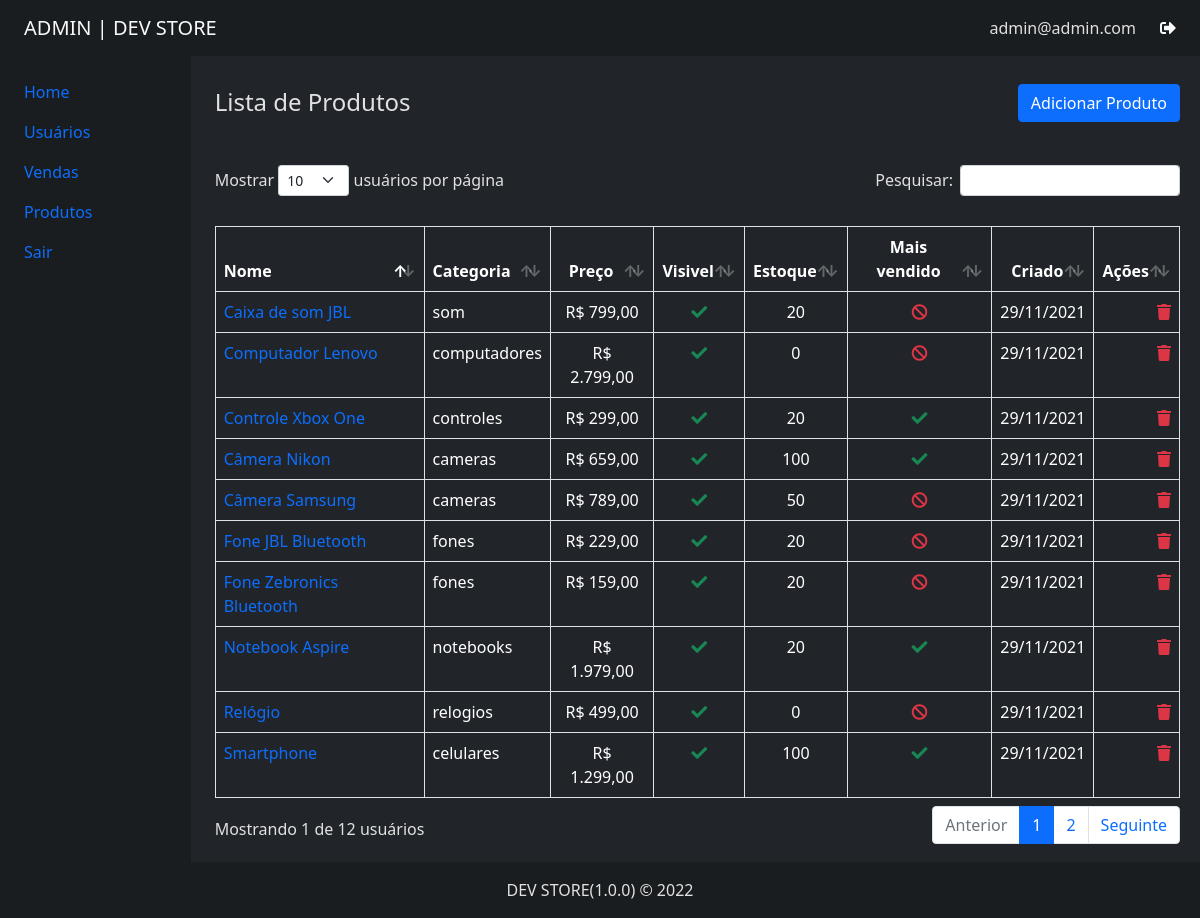
Before: /public/admin?a=productsList (signed in) with the older database file.
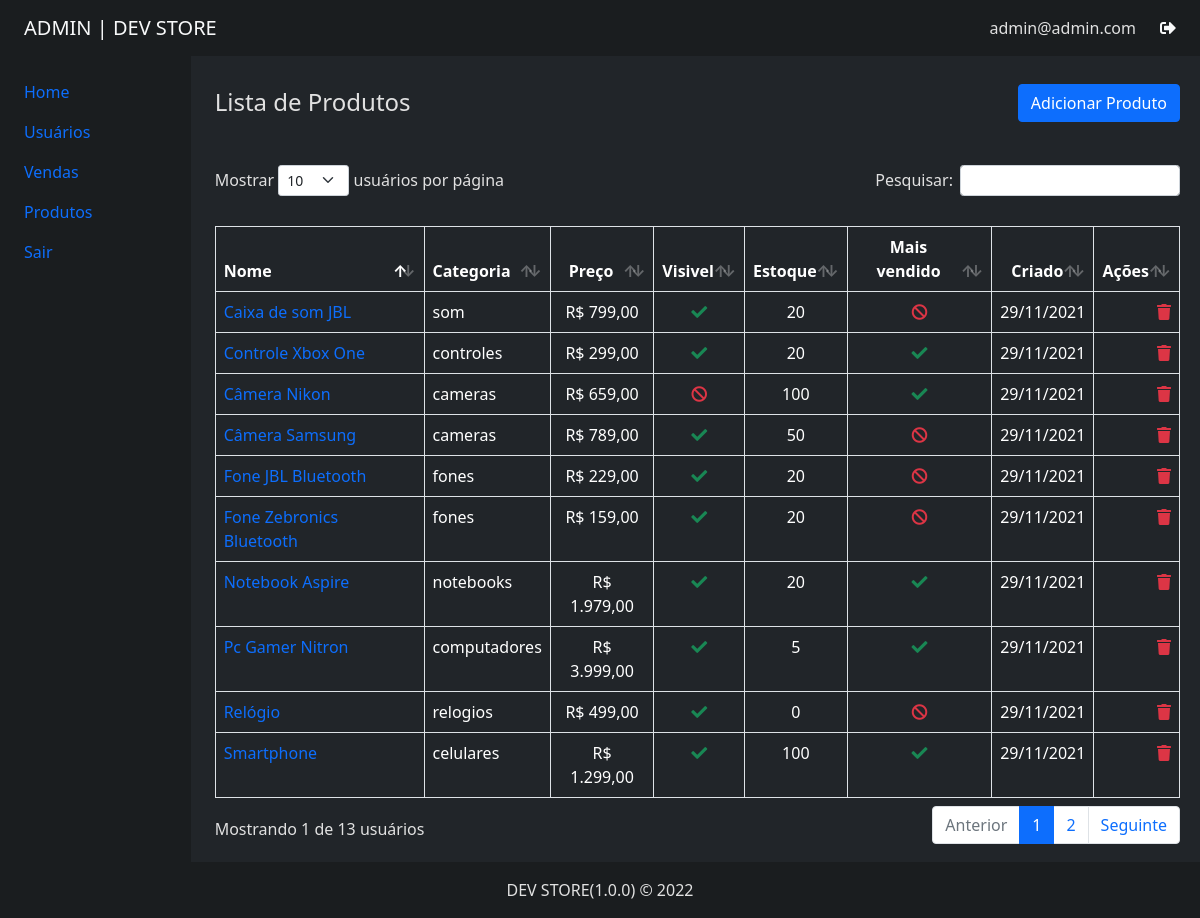
After: the same page with the newer database file.
### tables this page shows
CREATE TABLE `products` (
  `id_product` int(11) NOT NULL,
  `category` varchar(50) NOT NULL,
  `name` varchar(255) NOT NULL,
  `description` text NOT NULL,
  `image` varchar(255) NOT NULL,
  `price` decimal(6,2) NOT NULL,
  `stock` int(11) NOT NULL,
  `visible` tinyint(4) NOT NULL,
  `bestseller` tinyint(4) DEFAULT 0,
  `created_at` datetime NOT NULL DEFAULT current_timestamp(),
  `updated_at` datetime NOT NULL DEFAULT current_timestamp(),
  `deleted_at` datetime DEFAULT NULL
);

### core/controllers/admin/ProductsController.php (called while the page is built, shortened)
<?php
class ProductsController {
    public function productsList() {
        $data = [
            "productsList" =>  AdminProducts::getListProducts(),
        ];
        Store::RenderAdmin([
            "admin/partials/header",
            "admin/partials/navbar",
            "admin/pages/products",
            "admin/partials/bottom",
            "admin/partials/footer"
        ], $data);
    }
}

### core/adminRoutes.php (called while the page is built, shortened)
<?php
$routes = [
    "home" => "adminController@index",
    "pdf" => "adminController@pdf",
    "users" => "userController@users",
    "detailsUser" => "userController@detailsUser",
    "userHistoryOrder" => "userController@userHistoryOrder",
    "ordersList" => "orderController@ordersList",
    "detailsOrder" => "orderController@detailsOrder",
    "alterStatusOrder" => "orderController@alterStatusOrder",
    "createOrderPDF" => "orderController@createOrderPDF",
    "sendOrderPDF" => "orderController@sendOrderPDF",
    "productsList" => "productsController@productsList",
    "newProduct" => "productsController@newProduct",
    "newProductSubmit" => "productsController@newProductSubmit",
    "editProduct" => "productsController@editProduct",
    "editProductSubmit" => "productsController@editProductSubmit",
    "deleteProduct" => "productsController@deleteProduct",
    "signInAdmin" => "authController@signIn",
    "signInAdminAction" => "authController@signInAdminAction",
    "logoutAdmin" => "authController@logoutAdmin",
];
$action = "home";
if(isset($_GET["a"])) {
    if(!key_exists($_GET["a"], $routes)) {
        $action = "home";
    } else {
        $action = $_GET["a"];
    }
}
$parts = explode("@", $routes[$action]);
$method = $parts[1];
$ctr = new $controller();
$ctr->$method();

### public/admin/index.php (called while the page is built, shortened)
<?php
require_once("../../core/adminRoutes.php");

### core/classes/Database.php (called while the page is built, shortened)
<?php
class Database
{
    private $connect;
    private function connectDatabase(): void
    {
        $this->connect = new PDO(
            "mysql:" .
                "host=" . MYSQL_SERVER . ";" .
                "dbname=" . MYSQL_DATABASE . ";" .
                "charset=" . MYSQL_CHARSET,
            MYSQL_USER,
            MYSQL_PASS,
            array(PDO::ATTR_PERSISTENT => true)
        );
        $this->connect->setAttribute(PDO::ATTR_ERRMODE, PDO::ERRMODE_WARNING);
    }
    private function disconectDatabase(): void
    {
        $this->connect = null;
    }
    public function select(string $sql, $params = null)
    {
        $sql = trim($sql);
        $results = null;
        try {
            if (!empty($params)) {
                $executar = $this->connect->prepare($sql);
                $executar->execute($params);
                $results = $executar->fetchAll(PDO::FETCH_CLASS);
            } else {
                $executar = $this->connect->prepare($sql);
                $executar->execute();
                $results = $executar->fetchAll(PDO::FETCH_CLASS);
            }
        } catch (PDOException $e) {
            return false;
        }
        return $results;
    }
}

### core/handlers/AdminProducts.php (called while the page is built, shortened)
<?php
class AdminProducts {
    public static function getListProducts(): array {
        $db = new Database();
        $result = $db->select("SELECT * FROM products");
        return $result;
    }
}

### core/views/admin/pages/products.php (the view, shortened to what the changed rows need)
<div class="container-fluid p-0 m-0 pb-5">
    <div class="row pe-2">
        <div class="col-md-2">
            <?php include(__DIR__ . "/../partials/aside.php") ?>
        </div>
        <div class="col-md-10 bg-dark p-4">
            <div class="row mb-4">
                <div class="col-md-6">
                    <h4 class="mb-4 mt-2">Lista de Produtos</h4>
                </div>
                <div class="col-md-6 text-end">
                    <a href="?a=newProduct" class="btn btn-primary mt-1">Adicionar Produto</a>
                </div>
            </div>
            <?php if(count($productsList) ==0): ?>
                <p>Não existem usuários cadastrados!</p>
            <?php else: ?>
                <div class="table-responsive">
                    <table class="table table-bordered pt-4 text-white" id="table-clients">
                        <thead>
                            <tr>
                                <th>Nome</th>
                                <th>Categoria</th>
                                <th class="text-center">Preço</th>
                                <th class="text-center">Visivel</th>
                                <th class="text-center">Estoque</th>
                                <th class="text-center">Mais vendido</th>
                                <th class="text-end">Criado</th>
                                <th class="text-end">Ações</th>
                            </tr>
                        </thead>
                        <tbody>
                            <?php foreach($productsList as $item): ?>
                                <tr>
                                    <td>
                                        <a
                                            href="?a=editProduct&product=<?=Store::aesEncrypt($item->id_product)?>"
                                            class="text-decoration-none"
                                        >
                                            <?=$item->name?>
                                        </a>
                                    </td>
                                    <td><?=$item->category?></td>
                                    <td class="text-center">R$ <?= number_format($item->price, 2, ',', '.') ?></td>
                                    <td class="text-center">
                                        <?php if($item->visible == 1): ?>
                                            <span class="text-success">
                                                <i class="fas fa-check"></i>
                                            </span>
                                        <?php else: ?>
                                            <span class="text-danger">
                                                <i class="fas fa-ban"></i>
                                            </span>
                                        <?php endif; ?>
                                    </td>
                                    <td class="text-center"><?=$item->stock?></td>
                                    <td class="text-center">
                                        <?php if($item->bestseller == 1): ?>
                                            <span class="text-success">
                                                <i class="fas fa-check"></i>
                                            </span>
                                        <?php else: ?>
                                            <span class="text-danger">
                                                <i class="fas fa-ban"></i>
                                            </span>
                                        <?php endif; ?>
                                    </td>
                                    <td class="text-end">
                                        <?= date("d/m/Y", strtotime($item->created_at))?>
                                    </td>
                                    <td class="text-end">
                                        <a
                                            href="?a=deleteProduct&product=<?=Store::aesEncrypt($item->id_product)?>"
                                            onclick="return confirm('Você tem certeza?');"
                                        >
                                            <i class="fas fa-trash text-danger"></i>
                                        </a>
                                    </td>
                                </tr>
                            <?php endforeach ?>
                        </tbody>
                    </table>
                </div>
            <?php endif ?>
        </div>
    </div>
</div>

### core/classes/Store.php (shortened to what the changed rows need)
<?php
class Store {
    public static function RenderAdmin(array $structures, $data = null): void {
        foreach($structures as $structure) {
            include("../../core/views/$structure.php");
        }
    }
    public static function aesEncrypt(string $value) {
        return bin2hex(openssl_encrypt($value, "aes-256-cbc", AES_KEY, OPENSSL_RAW_DATA, AES_IV));
    }
}

Changed rows visible on the page:
changed products "Câmera Nikon": visible 1 → 0 (drawn)
changed products "computadores": name "Computador Lenovo" → "Pc Gamer Nitron"; price "2.799,00" → "3.999,00"; stock "0" → "5"; bestseller 0 → 1 (drawn)
Other visible differences:
text written by a page script: "Mostrar usuários por página Pesquisar: Mostrando 1 de 12 usuários Anterior 1 2 Seguinte" → "Mostrar usuários por página Pesquisar: Mostrando 1 de 13 usuários Anterior 1 2 Seguinte"
